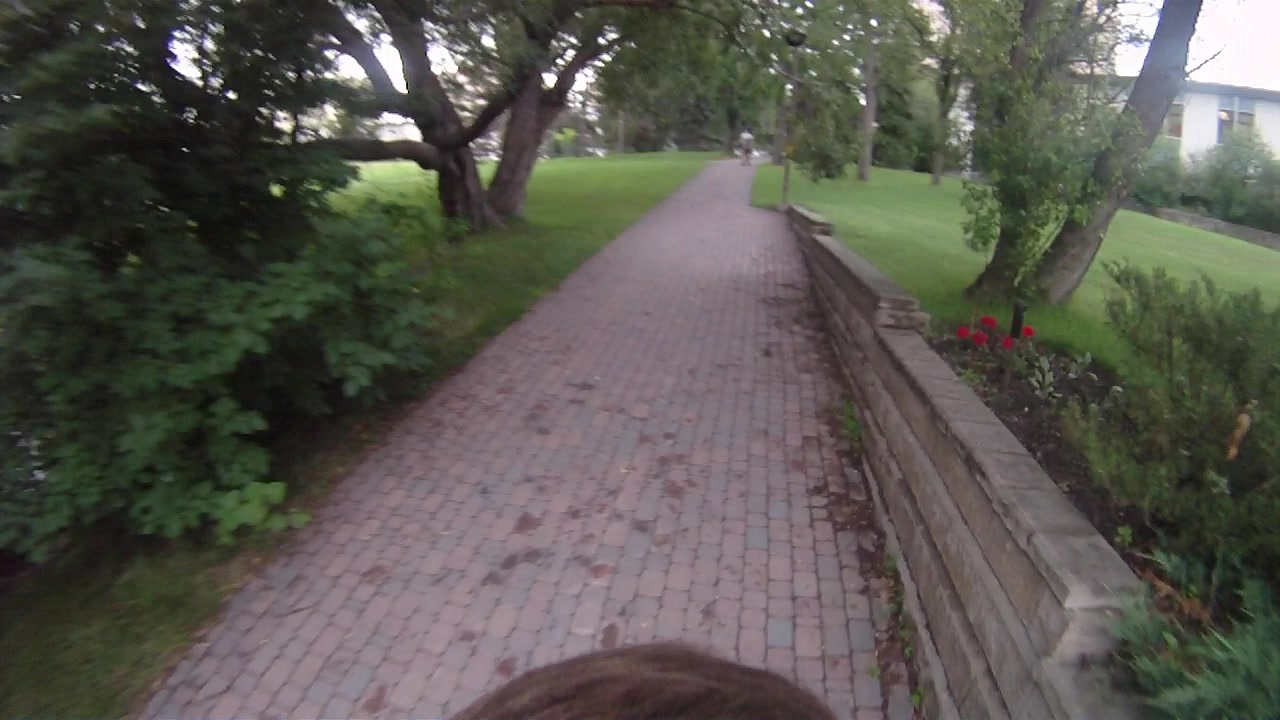
%> input picture Computer Vision 1/GOPR1515 06102.jpg, 1280 x 720 px
$ octave ComputerVisionCoursework.m   (GNU Octave 9; MATLAB toolbox functions it lacks are replaced by stand-ins)
%> lines starting %> are read from the running program, lines starting %| are printed output that depends on the picture; in (x1, y1, x2, y2) boxes, pixels count from 0 and x2, y2 are one past the last pixel; in counts of white or black regions, pixels touching at a corner belong together; the program's own positions count from 1
%Copy and paste each section separately in the command window to see the result
%Running the whole file at once might have the wrong figure


%Section 1 Reading an image
Image = imread('GOPR1515 06102.jpg');
%> Image is the input picture: size 720x1280x3 uint8; mean R, G, B 89.7, 87.8, 80.6
imshow(Image);
disp(Image(1:5,1:5,:));
%> (printed output is left out)
%disp(Image(:,:,:)); %<- use this to see all of the matrix information

%whos  %<- To see the information about the image

%Section 2 Grayscale
grayImage = rgb2gray(Image);

%%My implementation
% Splitting
R = 0.2989 *Image(:,:,1);
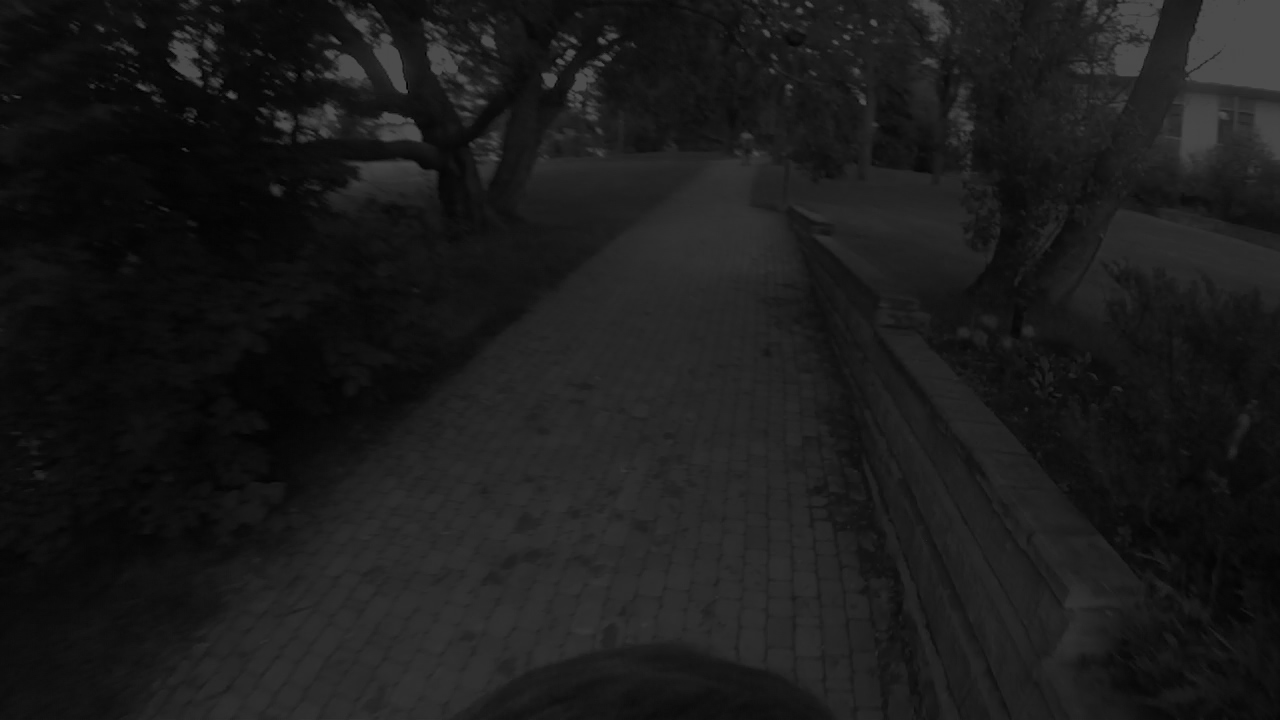
%> R: size 720x1280 uint8; min 0, max 76, mean 26.8
G = 0.5870 *Image(:,:,2);
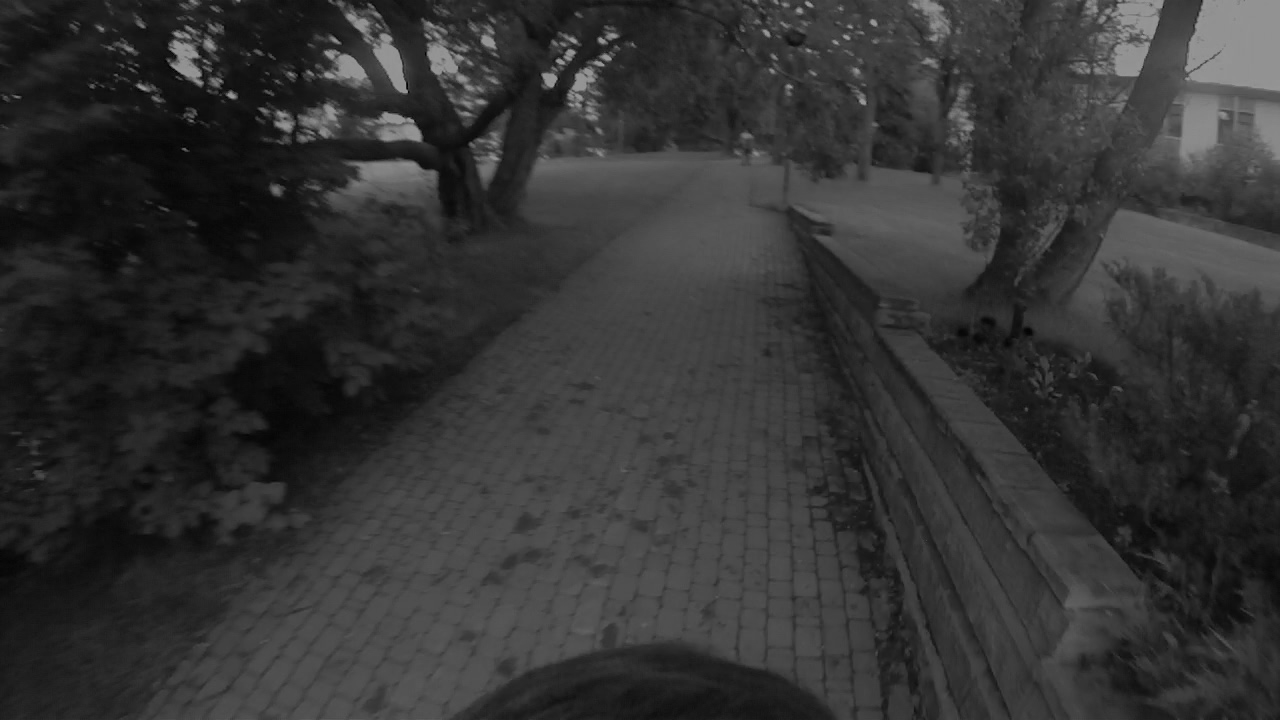
%> G: size 720x1280 uint8; min 0, max 150, mean 51.5
B = 0.1140*Image(:,:,3);

figure;
subplot(1,3,1);
imshow(R);
title('Red Channel');

subplot(1,3,2);
imshow(G);
title('Green Channel');

subplot(1,3,3);
imshow(B);
title('Blue Channel');

grayImage2 = R+G+B;
figure;
subplot(1,2,1);
imshow(grayImage)
title('rgb2gray');
subplot(1,2,2);
imshow(grayImage2)
title('my implementation');

% Section 3 Binary
binaryImage = imbinarize(grayImage);
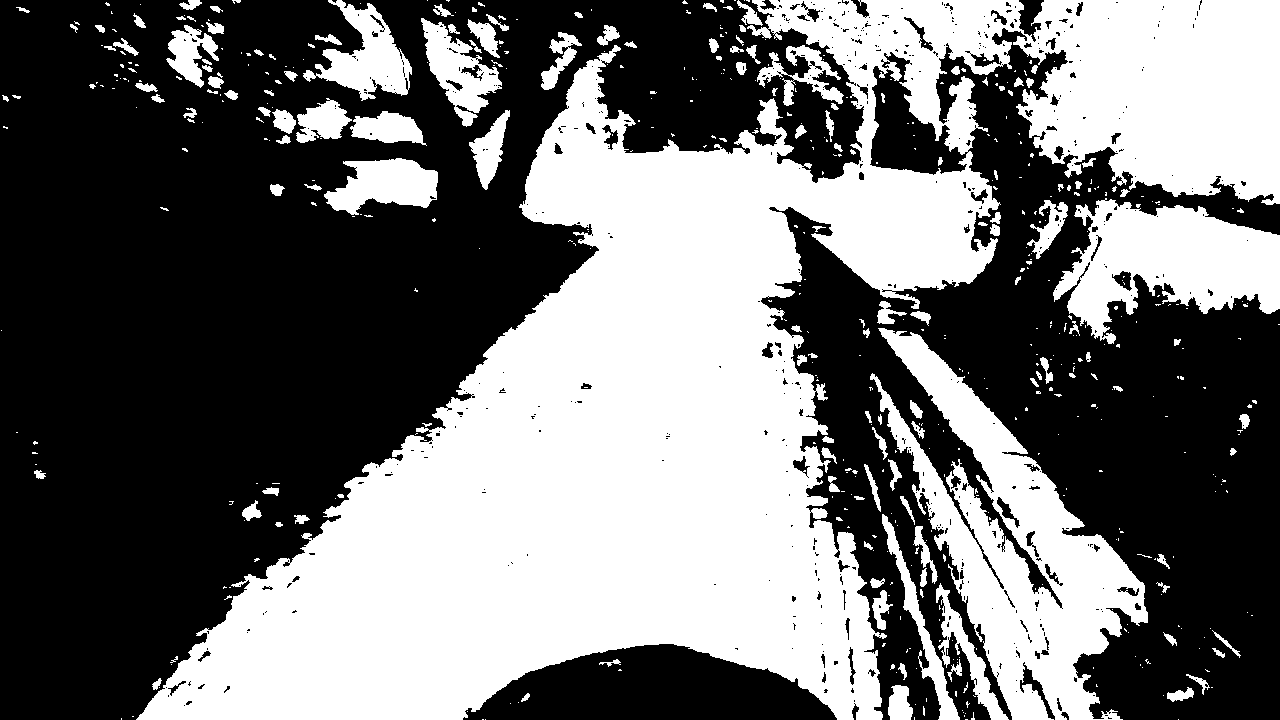
%> binaryImage: size 720x1280 logical; 44.4% white; 562 white regions (411 under 20 px), largest, box (x1, y1, x2, y2) and area: (136, 0, 1280, 720) 312346, (870, 328, 1148, 720) 38420, (1053, 198, 1280, 344) 18390
imshow(binaryImage)
disp(binaryImage(1:5,1:5))
%|   0  0  0  0  0
%|   0  0  0  0  0
%|   0  0  0  0  0
%|   0  0  0  0  0
%|   0  0  0  0  0
%My implementation
binaryImage2 = grayImage;
binaryImage2(grayImage>=100) = 256;
binaryImage2(grayImage<100) = 0;
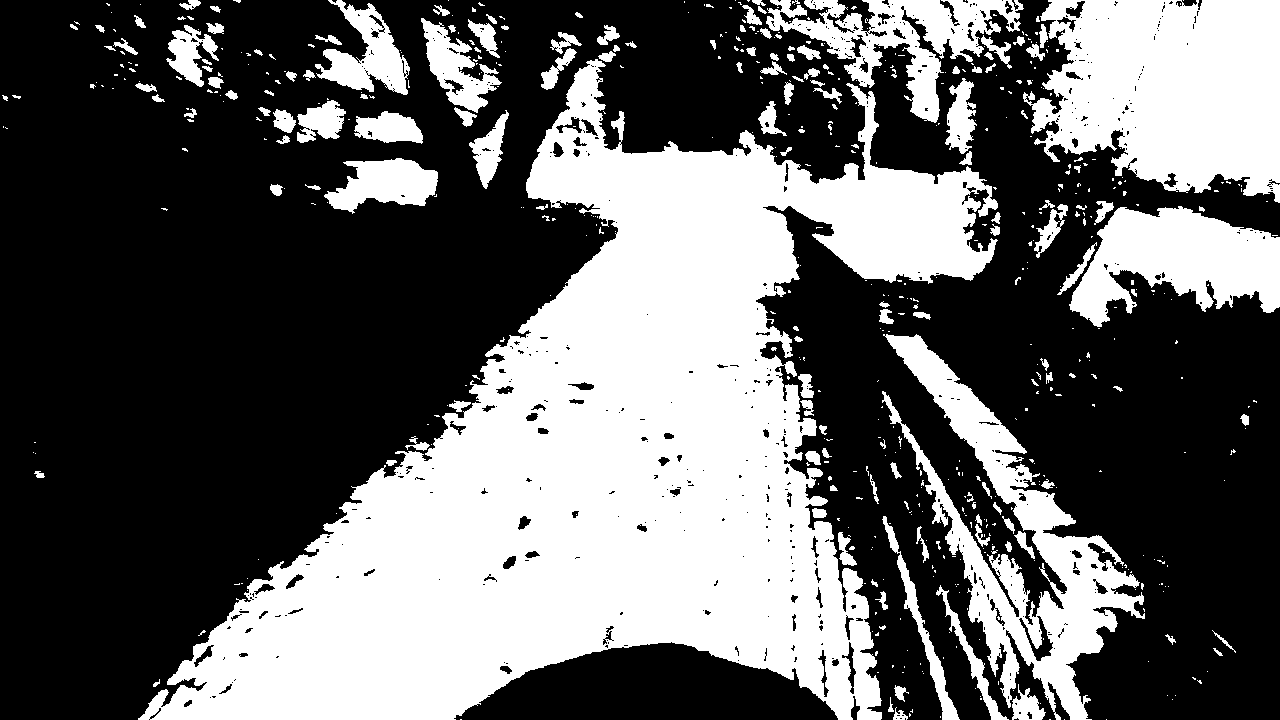
%> binaryImage2: size 720x1280 uint8; 39.2% white; 606 white regions (450 under 20 px), largest, box (x1, y1, x2, y2) and area: (138, 59, 998, 720) 233070, (1023, 0, 1280, 203) 39191, (882, 334, 1145, 720) 26086

figure;
subplot(1,2,1);

imshow(binaryImage)
title('imbinarize');
subplot(1,2,2);
imshow(binaryImage2)
title('my implementation');
